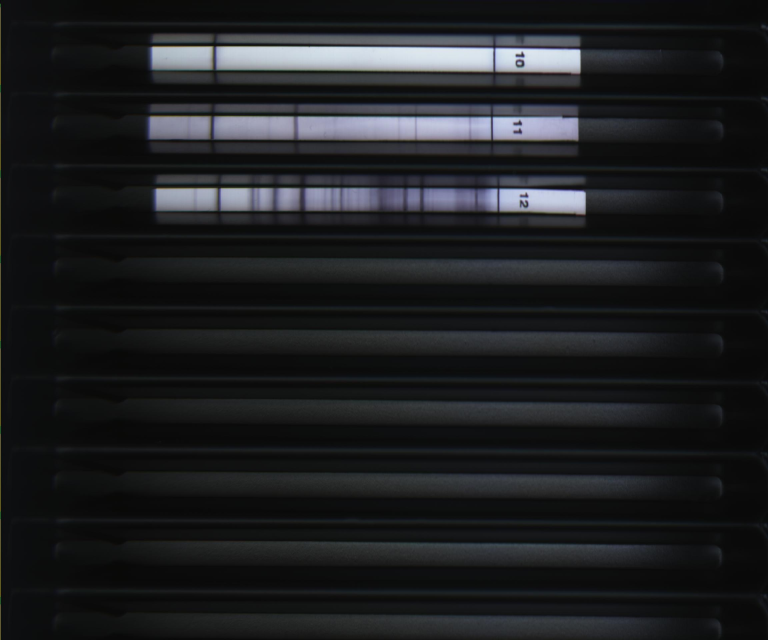
#> input picture samples/src.jpg, 2304 x 1919 px (shown at 1/3 size)
$ python -i utils.py   (imports and definitions only)
#> lines starting #> are read from the running program, lines starting #| are printed output that depends on the picture
# coding=utf-8
import streamlit as st
import cv2 as cv
from enum import Enum

class Extract_Features_Method(Enum):
    METHOD_SIFT = 0
    METHOD_SURF = 1
    METHOD_BRISH = 2
    METHOD_ORB = 3

class ImgUtils():

    @staticmethod
    def get_positive(src, thresh=100, maxval=120):
        if src is None:
            return src

        gray = cv.cvtColor(src, cv.COLOR_BGR2GRAY)

        # 二值化
        ret, binary = cv.threshold(gray, thresh, maxval, cv.THRESH_BINARY)

        return binary

    @staticmethod
    def readimage(path, flags = None):
        if flags == None:
            return cv.imread(path)

        return cv.imread(path, flags)

    @staticmethod
    def detectAndDescribe(image, method):
        keypoints = None;
        descriptor = None;

        if method == Extract_Features_Method.METHOD_SIFT:
            detector = cv.SIFT_create(800);
            keypoints, descriptor = detector.detectAndCompute(image, None);
            return keypoints, descriptor;
        # 新版本由于专利影响, OpenCV已经删除了此算法
        elif method == Extract_Features_Method.METHOD_SURF:
            detector = cv.xFeatures2d.SURF_create(400);
            keypoints, descriptor = detector.detectAndCompute(image, None);
            return keypoints, descriptor;
        elif method == Extract_Features_Method.METHOD_BRISH:
            detector = cv.BRISK.create(400);
            keypoints, descriptor = detector.detectAndCompute(image, None);
            return keypoints, descriptor;
        elif method == Extract_Features_Method.METHOD_ORB:
            detector = cv.ORB.create();
            keypoints, descriptor = detector.detectAndCompute(image, None);
            return keypoints, descriptor;
        else:
            return keypoints, descriptor;

    @staticmethod
    def findFeatures(src):
        if src is None:
            return None

        gray = cv.cvtColor(src, cv.COLOR_BGR2GRAY)

        # 获取特征点
        keypoint1, describe1 = ImgUtils.detectAndDescribe(gray, Extract_Features_Method.METHOD_ORB);

        FLANN_INDEX_KDTREE = 0;
        indexParams = dict(algorithm=FLANN_INDEX_KDTREE, trees=5);
        searchParams = dict(checks=50);
        flann = cv.FlannBasedMatcher(indexParams, searchParams);

        keypoint_img1 = cv.drawKeypoints(src, keypoint1, src.copy(), flags=cv.DRAW_MATCHES_FLAGS_DRAW_RICH_KEYPOINTS);

        return keypoint_img1, keypoint1, describe1

    @staticmethod
    def bilateralFilter(src):
        if src is None:
            return src

        dst = cv.bilateralFilter(src, 9, 200, 200, cv.BORDER_WRAP)
        return dst

    @staticmethod
    def dilate_erode(src, dilate_kernel, erode_kernel):

        if src is None:
            return src

        dilate_kernel_sizex, dilate_kernel_sizey = dilate_kernel

        # 膨胀
        kernel = cv.getStructuringElement(cv.MORPH_RECT, (dilate_kernel_sizex, dilate_kernel_sizey))
        dilate = cv.dilate(src, kernel, iterations=1)

        erode_kernel_sizex, erode_kernel_sizey = erode_kernel

        # 腐蚀
        kernel = cv.getStructuringElement(cv.MORPH_RECT, (erode_kernel_sizex, erode_kernel_sizey))
        erode = cv.erode(dilate, kernel, iterations=1)

        return erode

ImgUtils.switch = {
    1: ImgUtils.get_positive(src=None, thresh=100, maxval=120),
    2: ImgUtils.readimage(path=None, flags=None),
    3: ImgUtils.detectAndDescribe(image=None, method=None),
    4: ImgUtils.findFeatures(src=None),
    5: ImgUtils.bilateralFilter(src=None),
    6: ImgUtils.dilate_erode(src=None, dilate_kernel=None, erode_kernel=None)
}

>>> import cv2
>>> picture = cv2.imread('samples/src.jpg')
#> picture is the input picture: shape (1919, 2304, 3); mean B, G, R 33.1, 31, 29.7
>>> result = ImgUtils().findFeatures(picture)
#> in findFeatures (call 2), `gray = cv.cvtColor(src, cv.COLOR_BGR2GRAY)`:
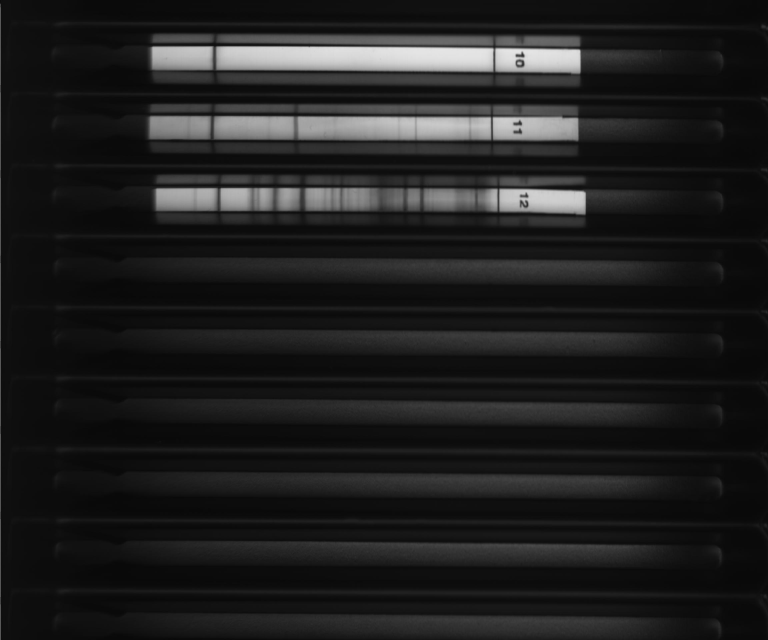
#> gray: shape (1919, 2304) (shown at 1/3 size); min 3, max 234, mean 30.8
#> in detectAndDescribe (call 2), `keypoints, descriptor = detector.detectAndCompute(image, None);`: keypoints = 480 keypoints; strongest (x, y, size): (1568, 166, 64.3), (1568, 164, 92.6), (1568, 167, 77.1), (1734, 150, 111.1)
#> in findFeatures (call 2), `keypoint1, describe1 = ImgUtils.detectAndDescribe(gray, Extract_Featur..`: keypoint1 has the same summary as keypoints in detectAndDescribe
#> in findFeatures (call 2), `keypoint_img1 = cv.drawKeypoints(src, keypoint1, src.copy(), flags=cv...`:
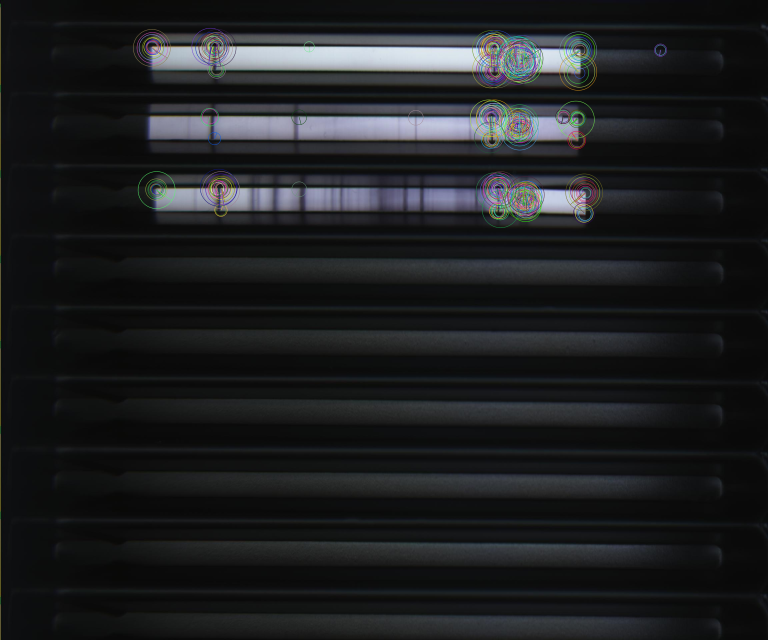
#> keypoint_img1: shape (1919, 2304, 3) (shown at 1/3 size); mean B, G, R 32.9, 31.2, 29.8
